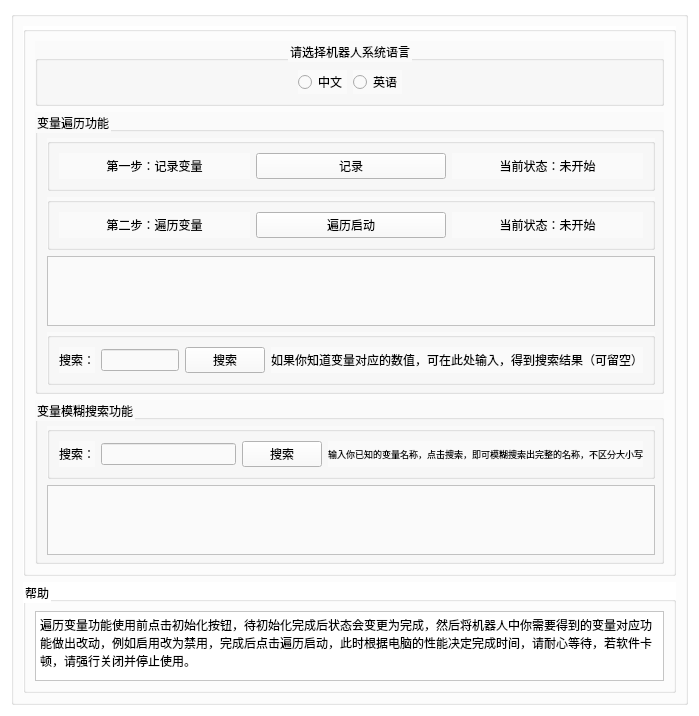
<?xml version="1.0" encoding="UTF-8"?>
<ui version="4.0">
 <class>widget</class>
 <widget class="QWidget" name="widget">
  <property name="geometry">
   <rect>
    <x>0</x>
    <y>0</y>
    <width>699</width>
    <height>700</height>
   </rect>
  </property>
  <property name="windowTitle">
   <string>发那科变量工具 Variable traversal tool</string>
  </property>
  <property name="styleSheet">
   <string notr="true">background-color: rgb(255, 255, 255);</string>
  </property>
  <layout class="QGridLayout" name="gridLayout">
   <item row="0" column="0">
    <widget class="QGroupBox" name="groupBox">
     <property name="styleSheet">
      <string notr="true"/>
     </property>
     <property name="title">
      <string/>
     </property>
     <layout class="QVBoxLayout" name="verticalLayout_4">
      <item>
       <widget class="QGroupBox" name="groupBox_3">
        <property name="title">
         <string/>
        </property>
        <layout class="QVBoxLayout" name="verticalLayout_3" stretch="0,0,1">
         <item>
          <widget class="QGroupBox" name="groupBox_4">
           <property name="styleSheet">
            <string notr="true">background-color: rgb(250, 250, 250);</string>
           </property>
           <property name="title">
            <string>请选择机器人系统语言</string>
           </property>
           <property name="alignment">
            <set>Qt::AlignCenter</set>
           </property>
           <layout class="QHBoxLayout" name="horizontalLayout_6">
            <item>
             <spacer name="horizontalSpacer">
              <property name="orientation">
               <enum>Qt::Horizontal</enum>
              </property>
              <property name="sizeHint" stdset="0">
               <size>
                <width>40</width>
                <height>20</height>
               </size>
              </property>
             </spacer>
            </item>
            <item>
             <widget class="QRadioButton" name="radioButton">
              <property name="layoutDirection">
               <enum>Qt::LeftToRight</enum>
              </property>
              <property name="text">
               <string>中文</string>
              </property>
             </widget>
            </item>
            <item>
             <widget class="QRadioButton" name="radioButton_2">
              <property name="text">
               <string>英语</string>
              </property>
             </widget>
            </item>
            <item>
             <spacer name="horizontalSpacer_2">
              <property name="orientation">
               <enum>Qt::Horizontal</enum>
              </property>
              <property name="sizeHint" stdset="0">
               <size>
                <width>40</width>
                <height>20</height>
               </size>
              </property>
             </spacer>
            </item>
           </layout>
          </widget>
         </item>
         <item>
          <widget class="QGroupBox" name="groupBox_5">
           <property name="styleSheet">
            <string notr="true">background-color: rgb(250, 250, 250);</string>
           </property>
           <property name="title">
            <string>变量遍历功能</string>
           </property>
           <layout class="QVBoxLayout" name="verticalLayout" stretch="1,1,3,1">
            <property name="leftMargin">
             <number>9</number>
            </property>
            <property name="topMargin">
             <number>6</number>
            </property>
            <property name="rightMargin">
             <number>6</number>
            </property>
            <property name="bottomMargin">
             <number>6</number>
            </property>
            <item>
             <widget class="QGroupBox" name="groupBox_8">
              <property name="title">
               <string/>
              </property>
              <layout class="QHBoxLayout" name="horizontalLayout_2">
               <item>
                <widget class="QLabel" name="label_3">
                 <property name="text">
                  <string>第一步：记录变量</string>
                 </property>
                 <property name="alignment">
                  <set>Qt::AlignCenter</set>
                 </property>
                </widget>
               </item>
               <item>
                <widget class="QPushButton" name="pushButton">
                 <property name="text">
                  <string>记录</string>
                 </property>
                </widget>
               </item>
               <item>
                <widget class="QLabel" name="label_4">
                 <property name="text">
                  <string>当前状态：未开始</string>
                 </property>
                 <property name="alignment">
                  <set>Qt::AlignCenter</set>
                 </property>
                </widget>
               </item>
              </layout>
             </widget>
            </item>
            <item>
             <widget class="QGroupBox" name="groupBox_6">
              <property name="title">
               <string/>
              </property>
              <layout class="QHBoxLayout" name="horizontalLayout_3">
               <item>
                <widget class="QLabel" name="label_5">
                 <property name="text">
                  <string>第二步：遍历变量</string>
                 </property>
                 <property name="alignment">
                  <set>Qt::AlignCenter</set>
                 </property>
                </widget>
               </item>
               <item>
                <widget class="QPushButton" name="pushButton_2">
                 <property name="text">
                  <string>遍历启动</string>
                 </property>
                </widget>
               </item>
               <item>
                <widget class="QLabel" name="label_6">
                 <property name="text">
                  <string>当前状态：未开始</string>
                 </property>
                 <property name="alignment">
                  <set>Qt::AlignCenter</set>
                 </property>
                </widget>
               </item>
              </layout>
             </widget>
            </item>
            <item>
             <widget class="QTextEdit" name="textEdit">
              <property name="html">
               <string>&lt;!DOCTYPE HTML PUBLIC &quot;-//W3C//DTD HTML 4.0//EN&quot; &quot;http://www.w3.org/TR/REC-html40/strict.dtd&quot;&gt;
&lt;html&gt;&lt;head&gt;&lt;meta name=&quot;qrichtext&quot; content=&quot;1&quot; /&gt;&lt;style type=&quot;text/css&quot;&gt;
p, li { white-space: pre-wrap; }
&lt;/style&gt;&lt;/head&gt;&lt;body style=&quot; font-family:'SimSun'; font-size:9pt; font-weight:400; font-style:normal;&quot;&gt;
&lt;p style=&quot;-qt-paragraph-type:empty; margin-top:0px; margin-bottom:0px; margin-left:0px; margin-right:0px; -qt-block-indent:0; text-indent:0px;&quot;&gt;&lt;br /&gt;&lt;/p&gt;&lt;/body&gt;&lt;/html&gt;</string>
              </property>
             </widget>
            </item>
            <item>
             <widget class="QGroupBox" name="groupBox_7">
              <property name="title">
               <string/>
              </property>
              <layout class="QHBoxLayout" name="horizontalLayout_4">
               <item>
                <widget class="QLabel" name="label_7">
                 <property name="text">
                  <string>搜索：</string>
                 </property>
                 <property name="alignment">
                  <set>Qt::AlignCenter</set>
                 </property>
                </widget>
               </item>
               <item>
                <widget class="QLineEdit" name="lineEdit"/>
               </item>
               <item>
                <widget class="QPushButton" name="pushButton_3">
                 <property name="text">
                  <string>搜索</string>
                 </property>
                </widget>
               </item>
               <item>
                <widget class="QLabel" name="label_8">
                 <property name="text">
                  <string>如果你知道变量对应的数值，可在此处输入，得到搜索结果（可留空）</string>
                 </property>
                 <property name="alignment">
                  <set>Qt::AlignCenter</set>
                 </property>
                </widget>
               </item>
              </layout>
             </widget>
            </item>
           </layout>
          </widget>
         </item>
         <item>
          <widget class="QGroupBox" name="groupBox_9">
           <property name="styleSheet">
            <string notr="true">background-color: rgb(250, 250, 250);</string>
           </property>
           <property name="title">
            <string>变量模糊搜索功能</string>
           </property>
           <layout class="QVBoxLayout" name="verticalLayout_2" stretch="1,3">
            <property name="leftMargin">
             <number>9</number>
            </property>
            <property name="topMargin">
             <number>6</number>
            </property>
            <property name="rightMargin">
             <number>6</number>
            </property>
            <property name="bottomMargin">
             <number>6</number>
            </property>
            <item>
             <widget class="QGroupBox" name="groupBox_10">
              <property name="title">
               <string/>
              </property>
              <layout class="QHBoxLayout" name="horizontalLayout_5">
               <item>
                <widget class="QLabel" name="label_9">
                 <property name="text">
                  <string>搜索：</string>
                 </property>
                 <property name="alignment">
                  <set>Qt::AlignCenter</set>
                 </property>
                </widget>
               </item>
               <item>
                <widget class="QLineEdit" name="lineEdit_2"/>
               </item>
               <item>
                <widget class="QPushButton" name="pushButton_4">
                 <property name="text">
                  <string>搜索</string>
                 </property>
                </widget>
               </item>
               <item>
                <widget class="QLabel" name="label_10">
                 <property name="font">
                  <font>
                   <pointsize>7</pointsize>
                  </font>
                 </property>
                 <property name="text">
                  <string>输入你已知的变量名称，点击搜索，即可模糊搜索出完整的名称，不区分大小写</string>
                 </property>
                 <property name="alignment">
                  <set>Qt::AlignCenter</set>
                 </property>
                </widget>
               </item>
              </layout>
             </widget>
            </item>
            <item>
             <widget class="QTextEdit" name="textEdit_2">
              <property name="html">
               <string>&lt;!DOCTYPE HTML PUBLIC &quot;-//W3C//DTD HTML 4.0//EN&quot; &quot;http://www.w3.org/TR/REC-html40/strict.dtd&quot;&gt;
&lt;html&gt;&lt;head&gt;&lt;meta name=&quot;qrichtext&quot; content=&quot;1&quot; /&gt;&lt;style type=&quot;text/css&quot;&gt;
p, li { white-space: pre-wrap; }
&lt;/style&gt;&lt;/head&gt;&lt;body style=&quot; font-family:'SimSun'; font-size:9pt; font-weight:400; font-style:normal;&quot;&gt;
&lt;p style=&quot;-qt-paragraph-type:empty; margin-top:0px; margin-bottom:0px; margin-left:0px; margin-right:0px; -qt-block-indent:0; text-indent:0px;&quot;&gt;&lt;br /&gt;&lt;/p&gt;&lt;/body&gt;&lt;/html&gt;</string>
              </property>
             </widget>
            </item>
           </layout>
          </widget>
         </item>
        </layout>
       </widget>
      </item>
      <item>
       <widget class="QGroupBox" name="groupBox_2">
        <property name="title">
         <string>帮助</string>
        </property>
        <layout class="QHBoxLayout" name="horizontalLayout">
         <item>
          <widget class="QTextEdit" name="textEdit_3">
           <property name="html">
            <string>&lt;!DOCTYPE HTML PUBLIC &quot;-//W3C//DTD HTML 4.0//EN&quot; &quot;http://www.w3.org/TR/REC-html40/strict.dtd&quot;&gt;
&lt;html&gt;&lt;head&gt;&lt;meta name=&quot;qrichtext&quot; content=&quot;1&quot; /&gt;&lt;style type=&quot;text/css&quot;&gt;
p, li { white-space: pre-wrap; }
&lt;/style&gt;&lt;/head&gt;&lt;body style=&quot; font-family:'SimSun'; font-size:9pt; font-weight:400; font-style:normal;&quot;&gt;
&lt;p style=&quot; margin-top:0px; margin-bottom:0px; margin-left:0px; margin-right:0px; -qt-block-indent:0; text-indent:0px;&quot;&gt;遍历变量功能使用前点击初始化按钮，待初始化完成后状态会变更为完成，然后将机器人中你需要得到的变量对应功能做出改动，例如启用改为禁用，完成后点击遍历启动，此时根据电脑的性能决定完成时间，请耐心等待，若软件卡顿，请强行关闭并停止使用。&lt;/p&gt;&lt;/body&gt;&lt;/html&gt;</string>
           </property>
          </widget>
         </item>
        </layout>
       </widget>
      </item>
     </layout>
    </widget>
   </item>
  </layout>
 </widget>
 <resources>
  <include location="img.qrc"/>
 </resources>
 <connections/>
</ui>
